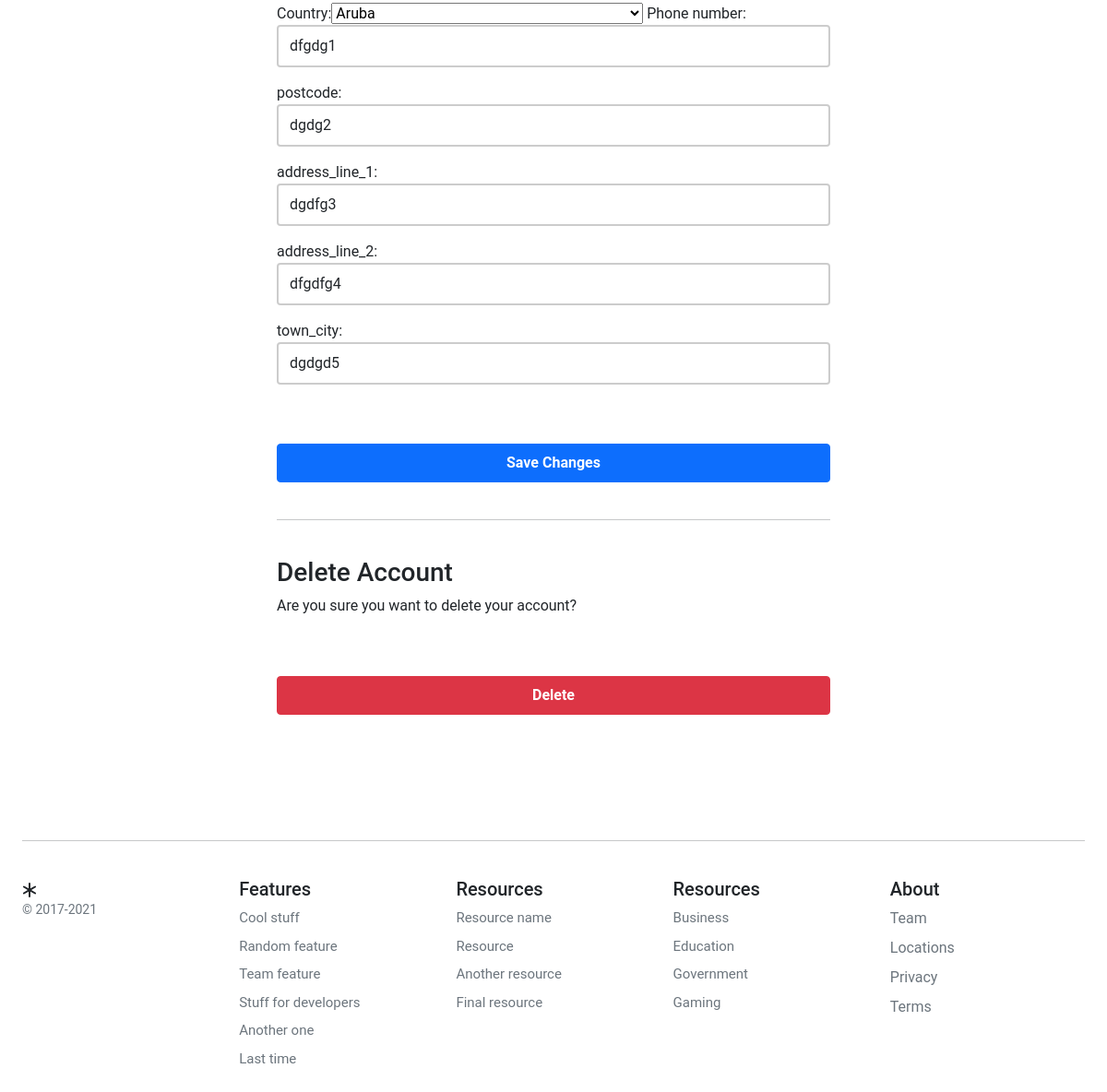
/account/profile/edit/ (signed in, lower part), run on an earlier commit of the app's database.
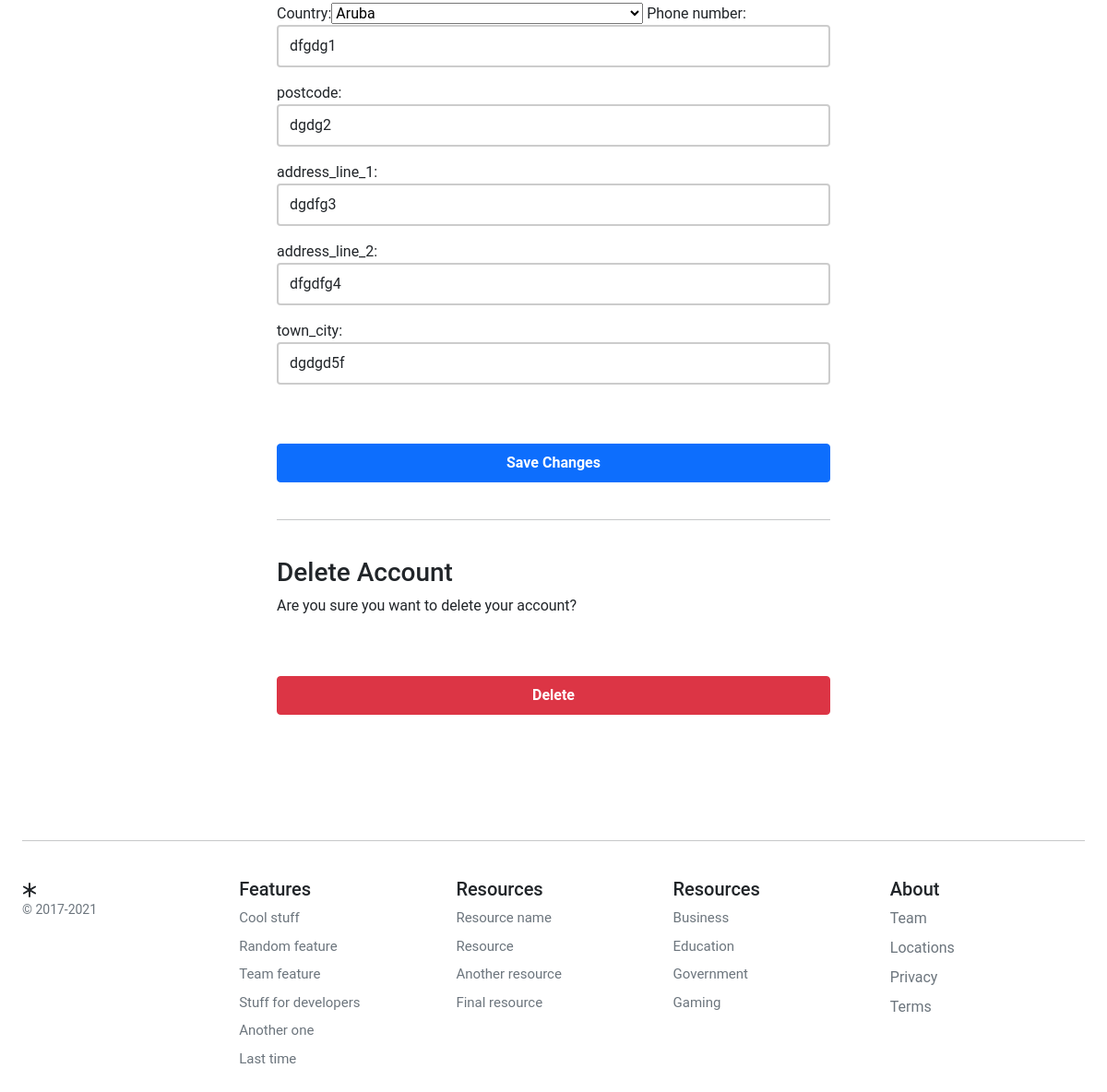
And on a later commit of the database.
### account/models.py (models this page shows, shortened)
class UserBase(AbstractBaseUser, PermissionsMixin):
    email = models.EmailField(_('email address'), unique=True)
    user_name = models.CharField(max_length=150, unique=True)
    first_name = models.CharField(max_length=150, blank=True)
    about = models.TextField(_('about'), max_length=500, blank=True)
    country = CountryField()
    phone_number = models.CharField(max_length=15, blank=True)
    postcode = models.CharField(max_length=12, blank=True)
    address_line_1 = models.CharField(max_length=150, blank=True)
    address_line_2 = models.CharField(max_length=150, blank=True)
    town_city = models.CharField(max_length=150, blank=True)
    is_active = models.BooleanField(default=False)
    is_staff = models.BooleanField(default=False)
    created = models.DateTimeField(auto_now_add=True)
    updated = models.DateTimeField(auto_now=True)
    objects = CustomAccountManager()
    USERNAME_FIELD = 'email'
    REQUIRED_FIELDS = ['user_name']
    class Meta:
        verbose_name = "Accounts"
        verbose_name_plural = "Accounts"

### account/views.py (the view)
# urls.py: path('profile/edit/', views.edit_details, name='edit_details'),
@login_required
def edit_details(request):
    if request.method == 'POST':
        user_form = UserEditForm(instance=request.user, data=request.POST)
        if user_form.is_valid():
            user_form.save()
    else:
        user_form = UserEditForm(instance=request.user)
    return render(request, 'account/user/edit_details.html', {'user_form': user_form})

### basket/basket.py (called while the page is built)
    def __len__(self):
        return sum(item['qty'] for item in self.basket.values())

### basket/context_processors.py (called while the page is built)
def basket(request):
    return {'basket': Basket(request)}

### store/context_processors.py (called while the page is built)
def categories(request):
    return {
        'categories': Category.objects.all()
    }

### store/models.py (called while the page is built)
    def get_absolute_url(self):
        return reverse('store:category_list', args=[self.slug])

### templates/account/user/edit_details.html (shortened to what this page needs)
{% extends "../../store/base.html" %}
{% block content %}
<div class="container-fluid">
    <div class="row no-gutter">
        <div class="col-md-12">
            <div class="login d-flex align-items-center py-5">
                <div class="container">
                    <div class="row">
                        <div class="col-12 col-lg-7  mx-auto">
                <form class="account-form px-4 pt-4" method="post" enctype="multipart/form-data">
                    {{user_form.as_table}}
                    <button class="btn btn-primary btn-block py-2 mb-4 mt-5 fw-bold w-100" type="submit"
                        value="Save changes">Save Changes</button>
                    <hr class="mb-3">
                </form>
                     <form class="account-form px-4" action="{% url 'account:delete_user' %}" method="post">
                        <p class=" h3 pt-4 font-weight-bold">Delete Account</p>
                        <p>Are you sure you want to delete your account?</p>
                        <button type="submit" role="button"
                            class="btn btn-danger btn-block py-2 mb-4 mt-5 fw-bold w-100">Delete</button>
                    </form>
                        </div>
                    </div>
                </div>
            </div>
        </div>
    </div>
</div>
{% endblock %}

What changed in the data, as far as the page shows it:
changed UserBase "Aruba": town_city "dgdgd5" → "dgdgd5f"
